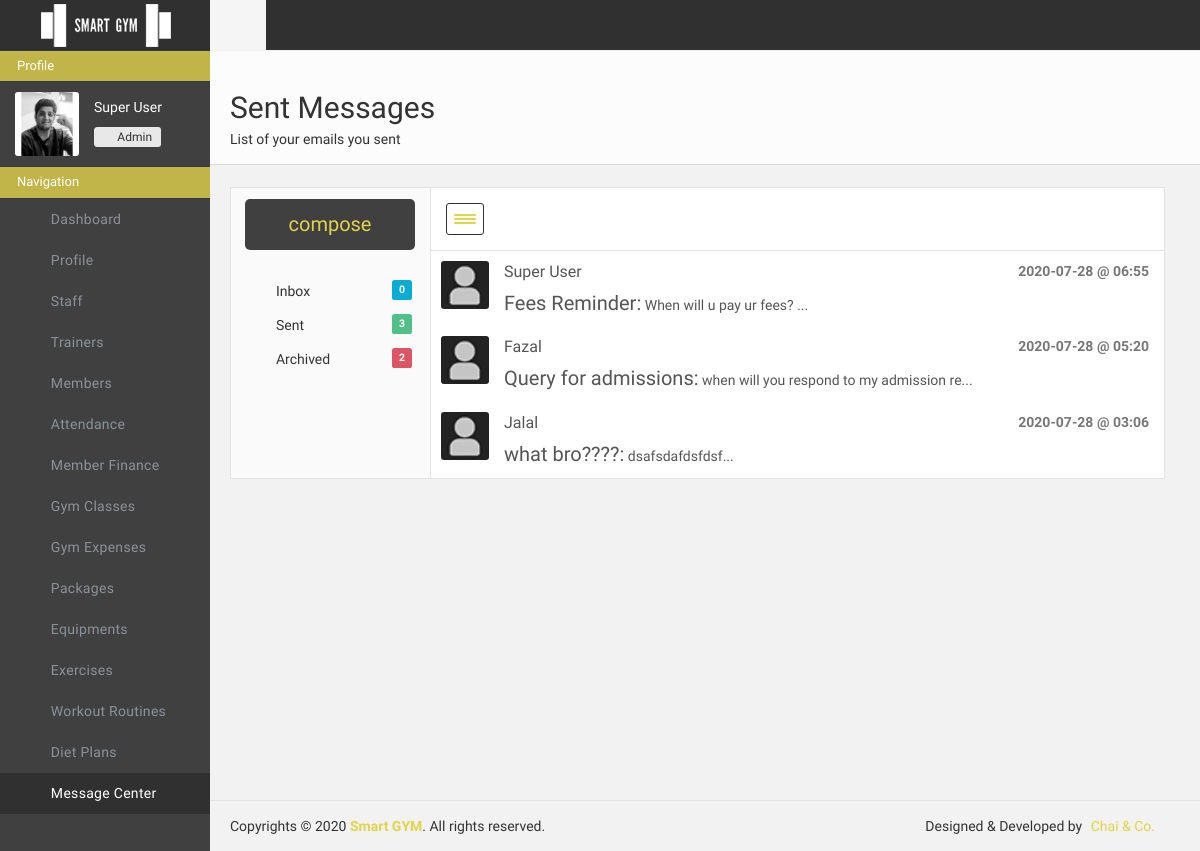
The page /adminportal/messagessent/ (signed in) on the database as committed earlier.
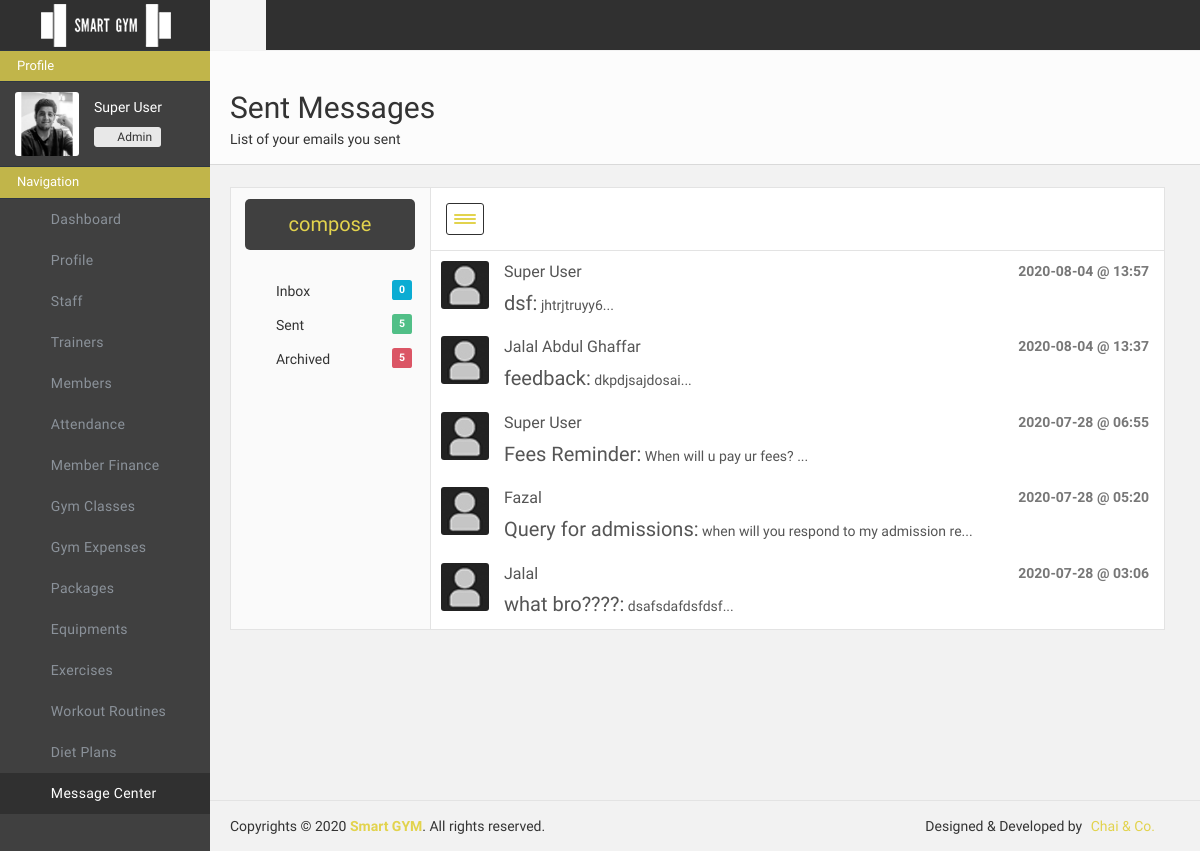
The same page on the database as committed later.
### adminportal/models.py (models this page shows)
class ReplyMessageData(models.Model):
    msg_id = models.AutoField(primary_key=True)
    msg_sender_name = models.CharField(max_length=500, default="")
    msg_sender_email = models.CharField(max_length=500, default="")
    msg_sender_time = models.CharField(max_length=500, default="")
    msg_sender_date = models.CharField(max_length=500, default="")
    msg_sender_subject = models.CharField(max_length=500, default="")
    msg_sender_mail = models.TextField(default="")
    msg_reciever_name = models.CharField(max_length=500, default="")
    msg_reciever_email = models.CharField(max_length=500, default="")
    msg_reciever_time = models.CharField(max_length=500, default="")
    msg_reciever_date = models.CharField(max_length=500, default="")
    msg_reciever_mail = models.TextField(default="")

### adminportal/views.py (the view)
# urls.py: path('messagessent/', views.messagessent, name="adminportal-messagessent"),
def messagessent(request):
    if "userid" in request.session and request.session["userrole"] == "Admin" :
        params = {}
        params["inboxlength"] = len(MessageData.objects.all())
        params["sentlength"] = len(ReplyMessageData.objects.all())
        params["archivedlength"] = len(ArchivedMessageData.objects.all())
        params["messages"] = ReplyMessageData.objects.all().order_by("-msg_id")
        return render(request, 'adminportal/messagesent.html', params)
    else:
        return redirect('/adminportal/login/')

### adminportal/templates/adminportal/messagesent.html (shortened to what the changed rows need)
{% load static %}
<!doctype html>
<html class="no-js">
    <head>
        <link href="{% static 'adminportal/css/icons.css'%}" rel="stylesheet" />
        <link href="{% static 'adminportal/css/bootstrap.css'%}" rel="stylesheet" />
        <link href="{% static 'adminportal/css/plugins.css'%}" rel="stylesheet" />
        <link href="{% static 'adminportal/css/main.css'%}" rel="stylesheet" />
        <link href="{% static 'adminportal/css/custom.css'%}" rel="stylesheet" />
    </head>
    <body>
        <div id="wrapper">
            <div class="page-content sidebar-page right-sidebar-page clearfix" style="margin-bottom: 80px;">
                <div class="page-content-wrapper">
                    <div class="page-content-inner">
                        <div id="page-header" class="clearfix">
                            <div class="page-header">
                                <h2>Sent Messages</h2>
                            </div>
                        </div>
                        <div id="email-app-wrapper">
                            <div id="email-sidebar">
                                <ul id="email-nav" class="nav nav-pills nav-stacked">
                                    <li><a href="/adminportal/messagessent"><i class="glyphicon glyphicon-send"></i> Sent <span class="label label-success">{{sentlength}}</span></a>
                                    </li>
                                    <li><a href="/adminportal/messagesarchived"><i class="glyphicon glyphicon-trash"></i> Archived <span class="label label-danger">{{archivedlength}}</span></a>
                                    </li>
                                </ul>
                            </div>
                            <div id="email-content">
                                <div class="email-wrapper">
                                    <div class="panel panel-default plain mb0 bshadowNone brad0 bl br bb bt checkall">
                                        <div class="panel-body p0">
                                            <div class="email-list col-lg-12">
                                                <ul class="list-group">
                                                    {% for message in messages %}
                                                        <a href="/adminportal/messagessentview/{{message.msg_id}}" class="list-group-item email-list-item clearfix">
                                                            <img class="email-inbox-avatar" src="{% static 'adminportal/img/avatars/3.jpg' %}" alt="avatar">
                                                            <p class="email-inbox-name">{{message.msg_sender_name}}</p>
                                                            <div class="email-inbox-info">
                                                                <span class="email-inbox-date text-muted">{{message.msg_sender_date}} @ {{message.msg_sender_time}}</span>
                                                            </div>
                                                            <p class="email-txt-preview">
                                                                <span class="email-subject-preview"><span style="font-size: 20px;">{{message.msg_sender_subject}}:</span> {{message.msg_sender_mail|slice:"0:40"}}...
                                                            </p>
                                                        </a>
                                                    {% endfor %}
                                                </ul>
                                            </div>
                                        </div>
                                    </div>
                                </div>
                            </div>
                        </div>
                    </div>
                </div>
            </div>
        </div>
    </body>
</html>

Rows that differ between the two databases and show on the page:
added ReplyMessageData: msg_sender_name "Super User", msg_sender_date "2020-08-04", msg_sender_time "13:57", msg_sender_subject "dsf", msg_sender_mail "jhtrjtruyy6"
added ReplyMessageData: msg_sender_name "Jalal Abdul Ghaffar", msg_sender_date "2020-08-04", msg_sender_time "13:37", msg_sender_subject "feedback", msg_sender_mail "dkpdjsajdosai"
Other text that changed with them:
{{ sentlength }}: "3" → "5"
{{ archivedlength }}: "2" → "5"
